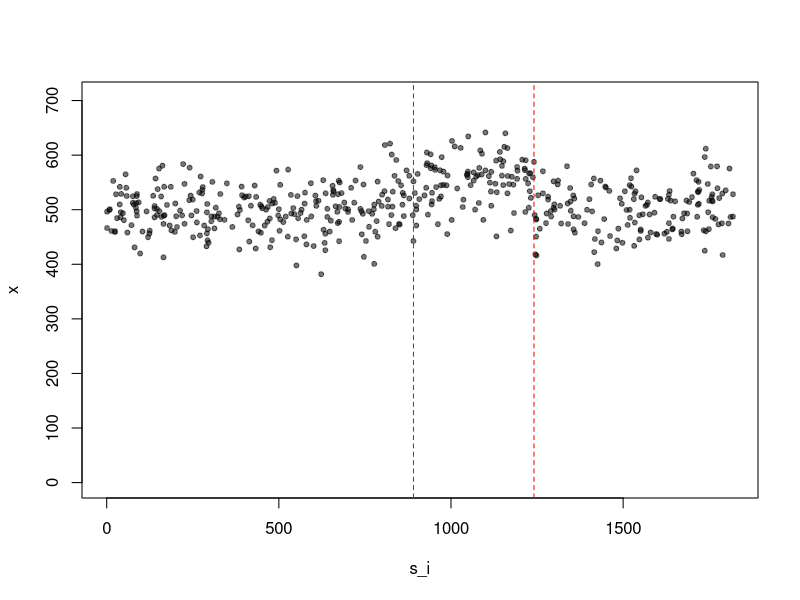
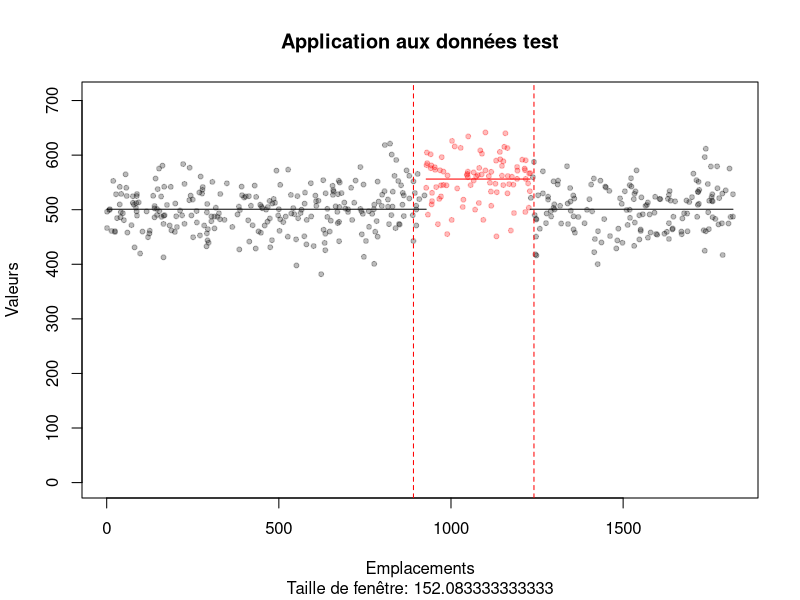

Recreate these plots in R, in order.
## ---- chunk 1
knitr::opts_chunk$set(echo = TRUE)
## ---- chunk 2
n = 100
n_ann = 5
N = n*n_ann

x = rnorm(N, 500, 40) # Génère les valeurs
S = n_ann*365 # Nombre d'emplacements
s_i = sort(sample(S, N, replace=TRUE)) # Attribue les valeurs aux emplacements
t_ano = seq(N/2, N/2 + N/5)
x[t_ano] = x[t_ano] + 50 # Crée l'anomalie
plot(s_i, x, ylim=c(0, max(x)*1.1), pch=20, col='#00000088')
abline(v=c(s_i[t_ano[1]], s_i[tail(t_ano, 1)]), lty=2, col='red')
## ---- chunk 3
test_data = data.frame(x=x, s=s_i)
get_window = function(z, s, h) abs(z - s) <= h
## ---- chunk 4
Like = function(data, bandwidth) {
  X = sum(data$x)
  N = nrow(data)
  mu = X/N
  sig2 = var(data$x)
  
  s_vect = unique(data$s)
  
  LLR = sapply(
    s_vect,
    function(z0) {
      in_window = get_window(z0, data$s, bandwidth)
      window_split = split(data, in_window)
      data.in = window_split[['TRUE']]
      data.out = window_split[['FALSE']]
      
      x_z = sum(data.in$x)
      n_z = nrow(data.in)
      
      mu_z = x_z/n_z
      la_z = (X - x_z)/(N - n_z)
      
      sig_in = sum(data.in$x^2) - 2*x_z*mu_z + n_z*mu_z^2 # Variance sur la fenêtre
      sig_out = sum(data.out$x^2) - 2*(X-x_z)*la_z + (N-n_z)*la_z^2 # Hors de la fenêtre
      sig2_z = (sig_in + sig_out)/N # Variance commune du modèle avec anomalie
      
      LLR_z = N*log(sqrt(sig2)) - N*log(sqrt(sig2_z))
      
      return(LLR_z)
    }
  )
  
  max_idx = which.max(LLR)
  max_loc = s_vect[max_idx]
  T_stat = max(LLR)
  return(list('T_stat'=T_stat, 'max_loc'=max_loc))
}

shuffle_Like = function(data, bandwidth, M=100){
  T_1 = Like(data, bandwidth)
  T_M = lapply(
    1:M,
    function(m) {
      shuffled_data = data
      shuffled_data$s = sample(shuffled_data$s, nrow(data))
      return(Like(shuffled_data, bandwidth))
    }
  )
  all_T = sapply(T_M, function(l) l$T_stat)
  R = rank(c(T_1$T_stat, all_T))[1]
  T_1[['R']] = R
  T_1[['p-value']] = R/(M+1)
  return(T_1)
}
## ---- chunk 5
h = S/(4*1:3)
#sapply(h, function(h0) Like(x, s, bandwidth=h0))
listlist = sapply(h, function(h0) shuffle_Like(test_data, h0, 100))
## ---- chunk 6
j = which.max(listlist['T_stat',])
h0 = h[j]
cluster_center = listlist[, j][['max_loc']]
in_cluster = abs(s_i - cluster_center) <= h0

x_in = x[in_cluster]
s_in = s_i[in_cluster]

x_out = x[!in_cluster]
s_out = s_i[!in_cluster]

mu_in = mean(x_in)
mu_out = mean(x_out)

plot(
  s_in,
  x_in,
  xlim=quantile(s_i, 0:1),
  ylim=c(0, max(x)*1.1),
  pch=20,
  col='#FF000044',
  main='Application aux données test',
  sub=paste('Taille de fenêtre', h0, sep=': '),
  xlab='Emplacements',
  ylab='Valeurs'
)

points(
  s_out,
  x_out,
  pch=20,
  col='#00000044'
)

abline(v=c(s_i[t_ano[1]], s_i[tail(t_ano, 1)]), lty=2, col='red', lwd=1)

cluster_start = s_i[which(in_cluster)[1]]
cluster_end = s_i[tail(which(in_cluster), 1)]

segments(x0=c(1, cluster_end), x1=c(cluster_start, tail(s_i, 1)), y0=mu_out, col='black', lty=1)
segments(x0=cluster_start, x1=cluster_end, y0=mu_in, col='red', lty=1)
